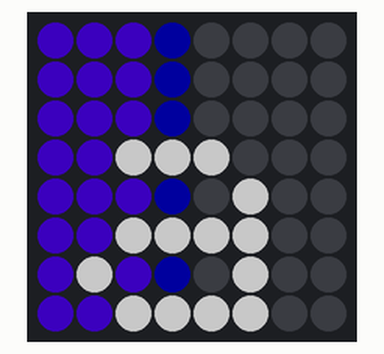
Simulated run of this program. Board: Raspberry Pi (BCM pin numbers) with a Sense HAT. Parts: the Sense HAT's 8×8 RGB LED matrix. Dim RGB values are drawn brighter than linear; the clock reads 2024-03-15 10:24:30 at power-on unless the program sets it; every time zone reads the same local clock.

Above: at 0.1 s.

The program:

clock.py
```python
#!/usr/bin/python3

"""
Displays a little clock on the pixel array of a raspberry pi sense hat.
The current hour is indicated with a hexadecimal character, while the
background of the array fills up with colour from left to right as the
hour elapses.

Designed to be run with, for example: `nohup ./clock.py &` and just left
running forever.

Improvements To Be Made:
    * Differential letter and background dimming.
    * Colour depending on time of day.
    * Vertical gradient for time of day transitions (e.g. orange to blue for dawn or dusk).
    * Background brightness depending on seconds in the minute.
    * Find out how to control the sense hat colours more precisely so that colour transitions aren't so crunchy.
"""

import sys
import signal
import json
import math
import time
import datetime
import pytz
from sense_hat import SenseHat

# The path to the JSON file storing the mapping from letters to images.
LETTERS_FILE_PATH = 'letters.json'

# Replace this with 0, 90, 180, or 270 depending on your pi setup.
ROTATION = 180

# Replace this with your timezone.
TIMEZONE = "Australia/Sydney"

def clamp(x, lower, upper):
    return max(lower, min(x, upper))

def smoothstep(lower, upper, x):
    x = clamp((x - lower) / (upper - lower), 0, 1)
    return x * x * (3 - 2*x)

def col(r, g, b, l=1.0):
    """Converts from colour triples in the range [0,1] to an ordinary 3 byte triplet."""
    return [int(l*r*255), int(l*g*255), int(l*b*255)]

def dim(p, l):
    """p should be a 3 byte triplet"""
    return [int(p[0]*l), int(p[1]*l), int(p[2]*l)]

def time_letter(hour):
    """12-hour time in hex characters, except midday is 'c' and midnight is '0'"""
    if hour == 12:
        return 'c'
    return hex(hour%12)[2:]

def minutes_brightness(mins, x):
    """
    Given an x coordinate from 0 to 7, gives the brightness of that pixel in the range [0, 1].
    The display is supposed to fill up from left to right over an hour, so if it is half past
    the hour, then all the pixels in the left half of the display will be fully lit, and all
    the ones to the right will be blank. If the fraction of the display to be lit does not
    divide pixels evently, then the pixel it falls on will brighten proportionally with the
    fraction of its division which has elapsed.
    """
    mins_x = (mins / 60) * 8
    x_diff = mins_x - x

    if x_diff < 0:
        return 0
    elif x_diff < 1:
        return mins_x % 1
    else:
        return 1

def time_of_day_color(hours, mins):
    midnight = [0,0,128]
    dawn = [200, 150, 70]
    midday = [40, 60, 60]
    dusk = [250, 150, 50]
    return [10,0,100]

def bg_if_blank(col, bg_col):
    """
    Given a colour, returns it unchanged if it is non-zero (is not a background pixel).
    Otherwise, return the provided background colour.
    """
    return col if col != [0,0,0] else bg_col

def letter_pixel_col(x, y, p, hours, mins):
    """
    Given a pixel, return it unchanged if it's background,
    else given its coordinate, and the time, compute the appropriate backgournd colour.
    """
    return bg_if_blank(p, dim(time_of_day_color(hours, mins), minutes_brightness(mins, x)))

def load_letters():
    """
    Loads the letters that can be displayed as a dictionary mapping from the character
    to its pixel layout as a 2d list of binary values indicating whether an individual
    pixel is lit or not.
    The letters are loaded as 5x8 images, but are padded to 8x8 (left-justified) to
    be displayed on the sense hat.

    Letters are drawn this way because the sense hat library function that draws
    letters leads to flickering on redraw when the background is replaced.
    """
    with open(LETTERS_FILE_PATH, 'r') as letters_file:
        letters_dict = json.load(letters_file)
        for letter in letters_dict:
            letters_dict[letter] = [[0]+row+[0,0] for row in letters_dict[letter]] # Pad with blank columns.
        return letters_dict

def quarter_rotation(g):
    """Rotates a list of lists a quarter turn anti-clockwise."""
    return [list(col) for col in zip(*[reversed(row) for row in g])]

def rotate(grid, quarter_turns):
    """
    Rotates a list of lists by several quarter turns anti-clockwise.
    Rotates clockwise if provided a negative argument.
    """
    quarter_turns %= 4
    if quarter_turns == 0:
        return list(grid)
    return rotate(quarter_rotation(grid), quarter_turns-1)

def clear_and_exit(sense):
    """Clears the screen and exits gracefully, in case sigterm or sigint is received."""
    sadface = [[0,0,0,0,0,0,0,0],
               [1,0,1,0,0,1,0,1],
               [0,1,0,0,0,0,1,0],
               [1,0,1,0,0,1,0,1],
               [0,0,0,0,0,0,0,0],
               [0,0,1,1,1,1,0,0],
               [0,1,0,0,0,0,1,0],
               [1,0,0,0,0,0,0,1]]

    initial = 0.5
    speed = 2
    increments = [speed * initial/2000, speed * initial/1000, speed * initial/1500]
    min_increment = min(increments)
    power_off_time = int((initial / min_increment) / speed)
    rgb = [initial] * 3
    for _ in range(power_off_time):
        rgb_pix = col(*[pow(clamp(c, 0, 1), 2) for c in rgb])
        pixels = [bg_if_blank(col(*[p*initial]*3),rgb_pix) for row in sadface for p in row]
        sense.set_pixels(pixels)
        rgb = [c - i for c, i in zip(rgb, increments)]
    time.sleep(0.5)
    sense.set_pixels([col(*[p*initial]*3) for row in sadface for p in row])
    time.sleep(0.5)
    sense.clear()
    sys.exit(0)

if __name__ == "__main__":
    # Set up the time properly for the current region.
    sydney_time = pytz.timezone(TIMEZONE)
    utc_time = pytz.timezone("UTC")

    # Load in the letters from the JSON file.
    letters_dict = load_letters()

    # Raspberry pi sense hat setup.
    sense = SenseHat()
    sense.low_light = True
    sense.set_rotation(180)

    # Handle keyboard interrupts and SIGTERM signals.
    signal.signal(signal.SIGINT, lambda signum, frame: clear_and_exit(sense))
    signal.signal(signal.SIGTERM, lambda signum, frame: clear_and_exit(sense))

    # Only an interrupt or SIGTERM etc. will halt this.
    while True:
        # Find the current time and extract its components.
        now = utc_time.localize(datetime.datetime.utcnow())
        local_time = now.astimezone(sydney_time)
        hours = time_letter(local_time.hour)
        mins = local_time.minute
        secs = local_time.second

        # Find the right letter for the current hour.
        letter = letters_dict[hours]

        # Rendering at half intensity because 255 is way too bright.
        letter_pixels = [[128*pixel]*3 for row in letter for pixel in row]

        # TODO: inline this into the above.
        # Modulo and integer division by the stride in order to find the x and y coords respectively.
        pixels = [letter_pixel_col(i%8,i//8,p,hours,mins) for i, p in enumerate(letter_pixels)]

        # Redraw once per second.
        sense.set_pixels(pixels)
        time.sleep(1)
```
